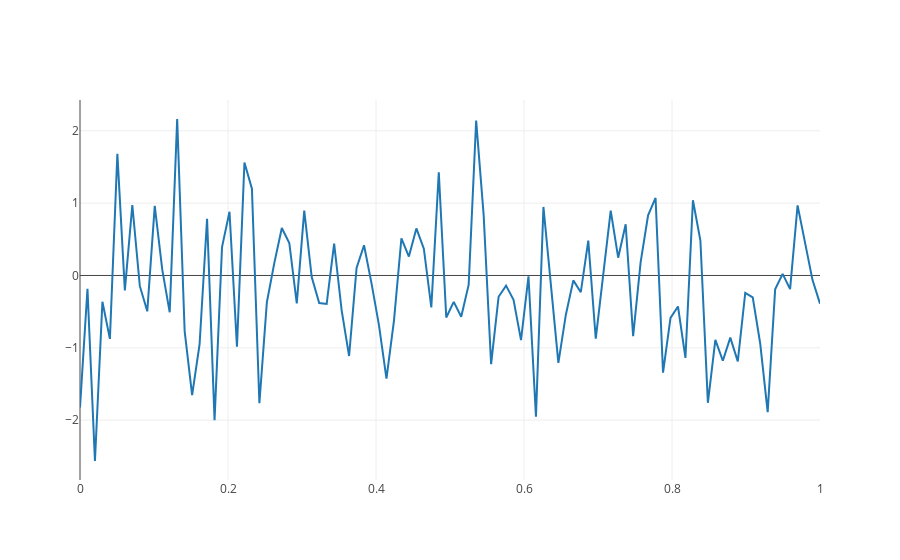

Source (notebook cell):
### Code cell
import plotly.offline as py
from plotly.offline import init_notebook_mode, iplot
import plotly.graph_objs as go
import numpy as np

init_notebook_mode(connected=True)

N = 100
random_x = np.linspace(0,1,N)
random_y = np.random.randn(N)

# Create a trace
trace = go.Scatter(
    x = random_x,
    y = random_y
)

data = [trace]

# Plot and embed in ipython notebook!
py.iplot(data, filename='basic-scatter')
